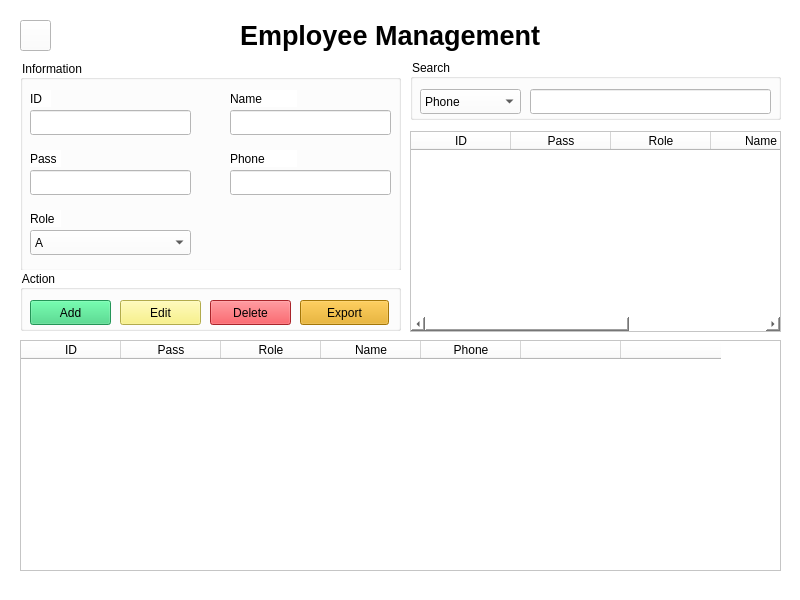
<?xml version="1.0" encoding="UTF-8"?>
<ui version="4.0">
 <class>MainWindow</class>
 <widget class="QMainWindow" name="MainWindow">
  <property name="geometry">
   <rect>
    <x>0</x>
    <y>0</y>
    <width>800</width>
    <height>600</height>
   </rect>
  </property>
  <property name="windowTitle">
   <string>MainWindow</string>
  </property>
  <property name="styleSheet">
   <string notr="true">background-color: rgb(255, 255, 255);</string>
  </property>
  <widget class="QWidget" name="centralwidget">
   <widget class="QLabel" name="label">
    <property name="geometry">
     <rect>
      <x>240</x>
      <y>10</y>
      <width>311</width>
      <height>51</height>
     </rect>
    </property>
    <property name="font">
     <font>
      <pointsize>20</pointsize>
      <weight>75</weight>
      <bold>true</bold>
     </font>
    </property>
    <property name="text">
     <string>Employee Management</string>
    </property>
   </widget>
   <widget class="QTableWidget" name="listview1">
    <property name="geometry">
     <rect>
      <x>20</x>
      <y>340</y>
      <width>761</width>
      <height>231</height>
     </rect>
    </property>
    <column>
     <property name="text">
      <string>ID</string>
     </property>
    </column>
    <column>
     <property name="text">
      <string>Pass</string>
     </property>
    </column>
    <column>
     <property name="text">
      <string>Role</string>
     </property>
    </column>
    <column>
     <property name="text">
      <string>Name</string>
     </property>
    </column>
    <column>
     <property name="text">
      <string>Phone</string>
     </property>
    </column>
    <column>
     <property name="text">
      <string/>
     </property>
    </column>
    <column>
     <property name="text">
      <string/>
     </property>
    </column>
   </widget>
   <widget class="QGroupBox" name="groupBox">
    <property name="geometry">
     <rect>
      <x>20</x>
      <y>60</y>
      <width>381</width>
      <height>211</height>
     </rect>
    </property>
    <property name="title">
     <string>Information</string>
    </property>
    <widget class="QLabel" name="label_2">
     <property name="geometry">
      <rect>
       <x>10</x>
       <y>30</y>
       <width>21</width>
       <height>17</height>
      </rect>
     </property>
     <property name="text">
      <string>ID</string>
     </property>
    </widget>
    <widget class="QLineEdit" name="id">
     <property name="geometry">
      <rect>
       <x>10</x>
       <y>50</y>
       <width>161</width>
       <height>25</height>
      </rect>
     </property>
    </widget>
    <widget class="QLabel" name="label_3">
     <property name="geometry">
      <rect>
       <x>10</x>
       <y>90</y>
       <width>31</width>
       <height>17</height>
      </rect>
     </property>
     <property name="text">
      <string>Pass</string>
     </property>
    </widget>
    <widget class="QLineEdit" name="PassWord">
     <property name="geometry">
      <rect>
       <x>10</x>
       <y>110</y>
       <width>161</width>
       <height>25</height>
      </rect>
     </property>
    </widget>
    <widget class="QLabel" name="label_4">
     <property name="geometry">
      <rect>
       <x>10</x>
       <y>150</y>
       <width>31</width>
       <height>17</height>
      </rect>
     </property>
     <property name="text">
      <string>Role</string>
     </property>
    </widget>
    <widget class="QLabel" name="label_5">
     <property name="geometry">
      <rect>
       <x>210</x>
       <y>30</y>
       <width>67</width>
       <height>17</height>
      </rect>
     </property>
     <property name="text">
      <string>Name</string>
     </property>
    </widget>
    <widget class="QLineEdit" name="name">
     <property name="geometry">
      <rect>
       <x>210</x>
       <y>50</y>
       <width>161</width>
       <height>25</height>
      </rect>
     </property>
    </widget>
    <widget class="QLabel" name="label_6">
     <property name="geometry">
      <rect>
       <x>210</x>
       <y>90</y>
       <width>67</width>
       <height>17</height>
      </rect>
     </property>
     <property name="text">
      <string>Phone</string>
     </property>
    </widget>
    <widget class="QLineEdit" name="phone">
     <property name="geometry">
      <rect>
       <x>210</x>
       <y>110</y>
       <width>161</width>
       <height>25</height>
      </rect>
     </property>
    </widget>
    <widget class="QComboBox" name="_Role">
     <property name="geometry">
      <rect>
       <x>10</x>
       <y>170</y>
       <width>161</width>
       <height>25</height>
      </rect>
     </property>
     <item>
      <property name="text">
       <string>A</string>
      </property>
     </item>
     <item>
      <property name="text">
       <string>I</string>
      </property>
     </item>
     <item>
      <property name="text">
       <string>C</string>
      </property>
     </item>
    </widget>
   </widget>
   <widget class="QGroupBox" name="groupBox_2">
    <property name="geometry">
     <rect>
      <x>20</x>
      <y>270</y>
      <width>381</width>
      <height>61</height>
     </rect>
    </property>
    <property name="title">
     <string>Action</string>
    </property>
    <widget class="QPushButton" name="btn_add">
     <property name="geometry">
      <rect>
       <x>10</x>
       <y>30</y>
       <width>81</width>
       <height>25</height>
      </rect>
     </property>
     <property name="styleSheet">
      <string notr="true">background-color: rgb(51, 209, 122);</string>
     </property>
     <property name="text">
      <string>Add</string>
     </property>
    </widget>
    <widget class="QPushButton" name="btn_edit">
     <property name="geometry">
      <rect>
       <x>100</x>
       <y>30</y>
       <width>81</width>
       <height>25</height>
      </rect>
     </property>
     <property name="styleSheet">
      <string notr="true">background-color: rgb(249, 240, 107);</string>
     </property>
     <property name="text">
      <string>Edit</string>
     </property>
    </widget>
    <widget class="QPushButton" name="btn_delete">
     <property name="geometry">
      <rect>
       <x>190</x>
       <y>30</y>
       <width>81</width>
       <height>25</height>
      </rect>
     </property>
     <property name="styleSheet">
      <string notr="true">background-color: rgb(237, 51, 59);</string>
     </property>
     <property name="text">
      <string>Delete</string>
     </property>
    </widget>
    <widget class="QPushButton" name="btn_export">
     <property name="geometry">
      <rect>
       <x>280</x>
       <y>30</y>
       <width>89</width>
       <height>25</height>
      </rect>
     </property>
     <property name="styleSheet">
      <string notr="true">background-color: rgb(229, 165, 10);</string>
     </property>
     <property name="text">
      <string>Export</string>
     </property>
    </widget>
   </widget>
   <widget class="QTableWidget" name="listview2">
    <property name="geometry">
     <rect>
      <x>410</x>
      <y>131</y>
      <width>371</width>
      <height>201</height>
     </rect>
    </property>
    <column>
     <property name="text">
      <string>ID</string>
     </property>
    </column>
    <column>
     <property name="text">
      <string>Pass</string>
     </property>
    </column>
    <column>
     <property name="text">
      <string>Role</string>
     </property>
    </column>
    <column>
     <property name="text">
      <string>Name</string>
     </property>
    </column>
    <column>
     <property name="text">
      <string>Phone</string>
     </property>
    </column>
   </widget>
   <widget class="QGroupBox" name="groupBox_3">
    <property name="geometry">
     <rect>
      <x>410</x>
      <y>59</y>
      <width>371</width>
      <height>61</height>
     </rect>
    </property>
    <property name="title">
     <string>Search</string>
    </property>
    <widget class="QComboBox" name="comboBox_type">
     <property name="geometry">
      <rect>
       <x>10</x>
       <y>30</y>
       <width>101</width>
       <height>25</height>
      </rect>
     </property>
     <item>
      <property name="text">
       <string>Phone</string>
      </property>
     </item>
     <item>
      <property name="text">
       <string>Name</string>
      </property>
     </item>
     <item>
      <property name="text">
       <string>Role</string>
      </property>
     </item>
    </widget>
    <widget class="QLineEdit" name="find_E">
     <property name="geometry">
      <rect>
       <x>120</x>
       <y>30</y>
       <width>241</width>
       <height>25</height>
      </rect>
     </property>
    </widget>
   </widget>
   <widget class="QPushButton" name="btn_back">
    <property name="geometry">
     <rect>
      <x>20</x>
      <y>20</y>
      <width>31</width>
      <height>31</height>
     </rect>
    </property>
    <property name="styleSheet">
     <string notr="true">border-image: url(:/pic/pic/icon11.png);</string>
    </property>
    <property name="text">
     <string/>
    </property>
   </widget>
  </widget>
 </widget>
 <resources>
  <include location="Employee.qrc"/>
 </resources>
 <connections/>
</ui>
